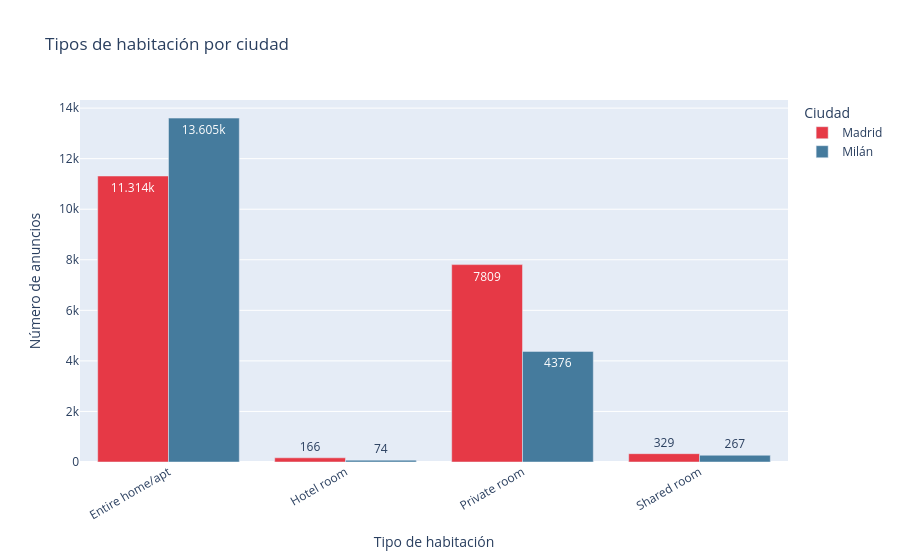

The cell this chart's notebook holds for it:
### Markdown cell above
### 9.2 Tipos de habitación

Gráfico de barras agrupadas para comparar la cantidad de cada tipo de habitación entre ciudades de un solo vistazo.

### Code cell
def plot_room_types(df: pd.DataFrame) -> go.Figure:
    """
    Barras agrupadas por tipo de habitación y ciudad.
    Uso en Streamlit: st.plotly_chart(plot_room_types(df), use_container_width=True)
    """
    counts = (
        df.groupby(['ciudad', 'room_type'], observed=True)
        .size()
        .reset_index(name='count')
    )

    fig = px.bar(
        counts,
        x='room_type',
        y='count',
        color='ciudad',
        barmode='group',
        color_discrete_map={'Madrid': '#e63946', 'Milán': '#457b9d'},
        labels={'room_type': 'Tipo de habitación', 'count': 'Número de anuncios', 'ciudad': 'Ciudad'},
        title='Tipos de habitación por ciudad',
        text_auto=True
    )
    fig.update_layout(xaxis_tickangle=-30)
    return fig

fig = plot_room_types(df)
fig.show()

### Figure 1 — Plotly figure (JSON) as saved in the notebook; plotly's stock layout.template omitted (floating-point values rounded to 4 significant figures)
{"data": [{"alignmentgroup": "True", "hovertemplate": "Ciudad=Madrid<br>Tipo de habitación=%{x}<br>Número de anuncios=%{y}<extra></extra>", "legendgroup": "Madrid", "marker": {"color": "#e63946", "pattern": {"shape": ""}}, "name": "Madrid", "offsetgroup": "Madrid", "orientation": "v", "showlegend": true, "textposition": "auto", "texttemplate": "%{y}", "type": "bar", "x": ["Entire home/apt", "Hotel room", "Private room", "Shared room"], "xaxis": "x", "y": [11314, 166, 7809, 329], "yaxis": "y"}, {"alignmentgroup": "True", "hovertemplate": "Ciudad=Milán<br>Tipo de habitación=%{x}<br>Número de anuncios=%{y}<extra></extra>", "legendgroup": "Milán", "marker": {"color": "#457b9d", "pattern": {"shape": ""}}, "name": "Milán", "offsetgroup": "Milán", "orientation": "v", "showlegend": true, "textposition": "auto", "texttemplate": "%{y}", "type": "bar", "x": ["Entire home/apt", "Hotel room", "Private room", "Shared room"], "xaxis": "x", "y": [13605, 74, 4376, 267], "yaxis": "y"}], "layout": {"barmode": "group", "legend": {"title": {"text": "Ciudad"}, "tracegroupgap": 0}, "title": {"text": "Tipos de habitación por ciudad"}, "xaxis": {"anchor": "y", "domain": [0, 1], "tickangle": -30, "title": {"text": "Tipo de habitación"}}, "yaxis": {"anchor": "x", "domain": [0, 1], "title": {"text": "Número de anuncios"}}}}
